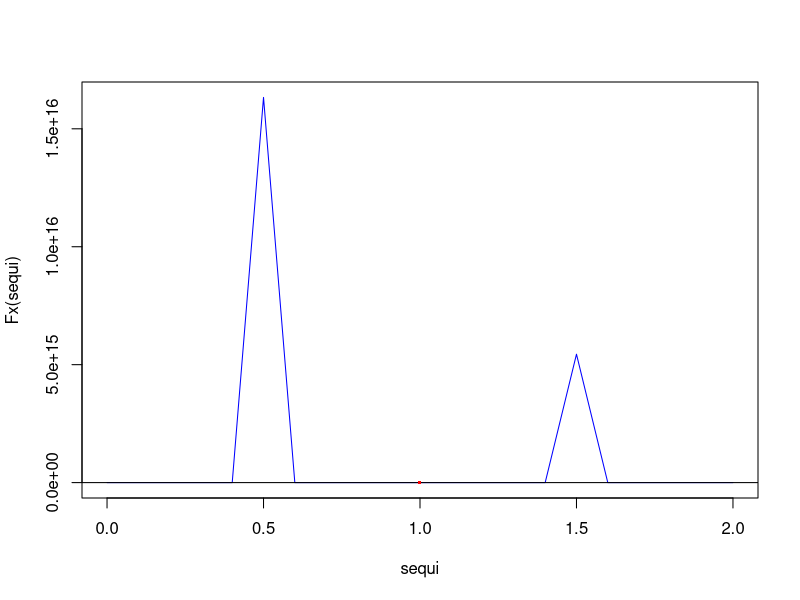

Generate this figure with R:
library(Deriv)
Func = function(x) {tan(x * pi) - sin(x * pi)}
FuncG = function(x) {exp(x)/pi}

Fx <- function (x) {tan(x * pi) - sin(x * pi)}
Hx <- function(x,x2) {x - ((Fx(x)*(x - x2))/(Fx(x) - Fx(x2)))}
funcionRecursiva <- function(a,b)
{
  sequi = seq(0,2,0.1)
  plot(sequi,Fx(sequi),type = 'l', col = c("blue"))
  
  abline(h = 0)
  x1 = a
  x2 = b
  x = Hx(x1,x2)
  
  i = 0
  error<-abs(Fx(x1)/Hx(x1,x2))
  
    
  
  while(Fx(x) != 0)
  {
    cat("Iteracion=",i,"\tFx(x)=",Fx(x),"\tX=",x,"\tError=",error,"\n")
    points(rbind(c(x,Fx(x))),pch=15,cex=0.4,col="red")
    
    
    if(error >  1.e-9)
    {
      x2 = x1
      x1 = x
    }
    else {break}
    
    x = Hx(x1,x2)
    error<-abs(Fx(x1)/Hx(x1,x2))
    i = i + 1
  }
  cat("Iteracion=",i,"\tFx(x)=",Fx(x),"\tX=",x,"\tError=",error)
  points(rbind(c(x,Fx(x))),pch=15,cex=0.4,col="red")
}

funcionRecursiva(1,0.7)

fPuntoFijo = function(a,b)
{
  x = seq(a,b,0.1)
  FuncDerG = Deriv(FuncG)
  print (FuncDerG(a))
  i = 0
  if(FuncDerG(a) < 1)
  {
    fijo = FuncG(a)
    
    plot(x,Func(x),type = 'l', col = c("blue"))
    
    abline(h = 0)
    
    aux = Func(fijo)
    
    points(rbind(c(fijo,aux)),pch=15,cex=0.4,col="red")
    cat("Iteracion=",i,"\tFunc(x)=",Func(fijo),"\tX=",fijo,"\tError=---\n")
    repeat
    {
      fijoN = FuncG(fijo)
      
      error = abs(fijoN-fijo)/fijoN
      
      if(error < 1.e-9)
      { 
        
        break
        
      }
      
      i = i + 1
      
      fijo = fijoN
      
      aux = Func(fijo)
      
      points(rbind(c(fijo,aux)),pch=15,cex=0.4,col="red")
      
      cat("Iteracion=",i,"\tFunc(x)=",Func(fijo),"\tX=",fijo,"\tError=",error,"\n")
    }
    
  }
  
  
}

#fPuntoFijo(0.2,1)
